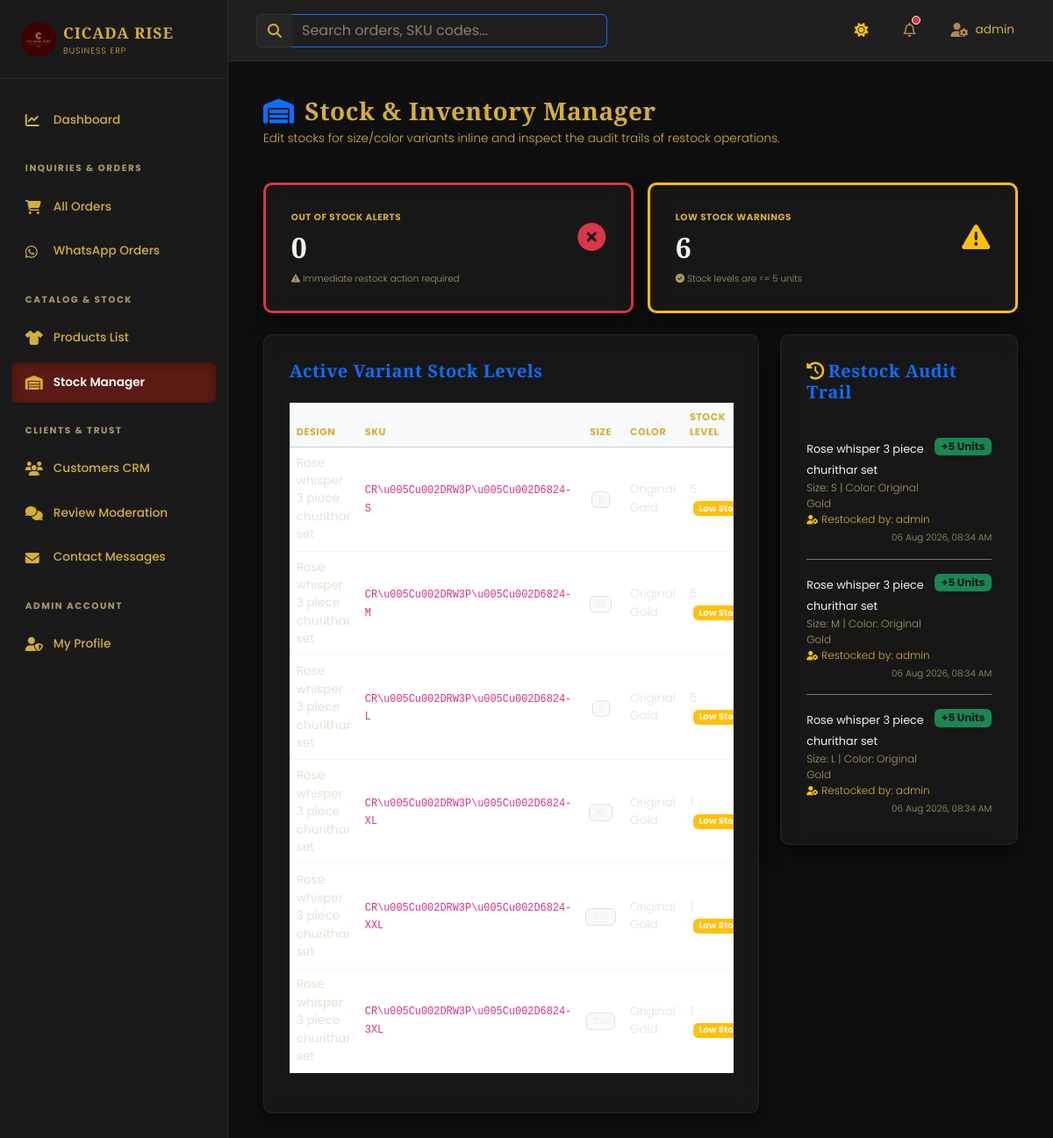
The page /dashboard/inventory/ (signed in) on the database its author committed.
### store/models.py (models this page shows, shortened)
class ProductVariant(models.Model):
    SIZE_CHOICES = [
        ('S', 'S'),
        ('M', 'M'),
        ('L', 'L'),
        ('XL', 'XL'),
        ('XXL', 'XXL'),
        ('3XL', '3XL'),
    ]
    product = models.ForeignKey(Product, on_delete=models.CASCADE, related_name='variants')
    size = models.CharField(max_length=5, choices=SIZE_CHOICES)
    color = models.CharField(max_length=50)
    sku = models.CharField(max_length=60, blank=True, null=True, help_text="Unique SKU for variant e.g. CR-TEST-KS-S")
    stock = models.IntegerField(default=0)
    price_override = models.DecimalField(max_digits=10, decimal_places=2, null=True, blank=True, help_text="Set if price differs from base price")
    class Meta:
        unique_together = ('product', 'size', 'color')
    @property
    def variant_sku(self):
        if self.sku:
            return self.sku
        if self.product:
            return f"{self.product.sku}-{self.size}"
        return ""
    @property
    def price(self):
        if self.price_override is not None:
            return self.price_override
        if self.product.sale_price is not None:
            return self.product.sale_price
        return self.product.base_price

class Product(models.Model):
    COLLECTION_CHOICES = [
        ("Heritage Collection", "Heritage Collection"),
        ("Cicada Signature", "Cicada Signature"),
        ("Curated Essentials", "Curated Essentials")
    ]
    category = models.ForeignKey(Category, on_delete=models.CASCADE, related_name='products')
    name = models.CharField(max_length=200)
    slug = models.SlugField(max_length=250, unique=True, blank=True)
    sku = models.CharField(max_length=50, unique=True, verbose_name="Product Code")
    description = models.TextField()
    base_price = models.DecimalField(max_digits=10, decimal_places=2)
    sale_price = models.DecimalField(max_digits=10, decimal_places=2, null=True, blank=True, help_text="Promotional discounted price")
    fabric_details = models.TextField(blank=True)
    care_instructions = models.TextField(blank=True)
    collection = models.CharField(max_length=100, default="Cicada Signature", choices=COLLECTION_CHOICES)
    is_featured = models.BooleanField(default=False)
    is_seasonal = models.BooleanField(default=False)
    is_cicada_wear = models.BooleanField(default=False)
    created_at = models.DateTimeField(auto_now_add=True)
    updated_at = models.DateTimeField(auto_now=True)
    @property
    def price(self):
        if self.sale_price is not None:
            return self.sale_price
        return self.base_price

class RestockHistory(models.Model):
    variant = models.ForeignKey(ProductVariant, on_delete=models.CASCADE, related_name='restock_logs')
    quantity_added = models.IntegerField()
    restocked_by = models.ForeignKey(User, on_delete=models.SET_NULL, null=True)
    restocked_at = models.DateTimeField(auto_now_add=True)
    class Meta:
        ordering = ['-restocked_at']
        verbose_name_plural = "Restock Histories"

### store/views.py (the view)
# urls.py: path('dashboard/inventory/', views.dashboard_inventory, name='dashboard_inventory'),
@staff_required
def dashboard_inventory(request):
    variants = ProductVariant.objects.all().select_related('product').order_by('product__name')
    restock_history = RestockHistory.objects.all().select_related('variant', 'variant__product', 'restocked_by')[:15]
    out_of_stock = ProductVariant.objects.filter(stock=0).count()
    low_stock = ProductVariant.objects.filter(stock__lte=5, stock__gt=0).count()
    return render(request, 'store/dashboard/inventory.html', {
        'variants': variants,
        'restock_history': restock_history,
        'out_of_stock': out_of_stock,
        'low_stock': low_stock,
    })

### store/templates/store/dashboard/inventory.html (shortened to what this page needs)
{% extends 'store/dashboard/base.html' %}
{% load static %}
{% block dashboard_content %}
<div class="row mb-4">
    <div class="col-12">
        <h2 class="font-display h3 mb-1"><i class="fa-solid fa-warehouse text-primary me-1"></i> Stock & Inventory Manager</h2>
        <p class="text-secondary" style="font-size:0.85rem;">Edit stocks for size/color variants inline and inspect the audit trails of restock operations.</p>
    </div>
</div>
<div class="row g-3 mb-4">
    <div class="col-md-6">
        <div class="glass-card border-start border-3 border-danger mb-0 h-100">
            <div class="d-flex justify-content-between align-items-center">
                <div>
                    <span class="text-secondary d-block text-uppercase fw-bold" style="font-size:0.65rem; letter-spacing:0.05em;">Out of Stock Alerts</span>
                    <h3 class="font-display h2 mt-2 mb-0" style="color:var(--text-main); font-weight:700;">{{ out_of_stock }}</h3>
                </div>
                <div class="fs-2 text-danger"><i class="fa-solid fa-circle-xmark"></i></div>
            </div>
            <span class="d-block text-muted mt-2" style="font-size:0.65rem;"><i class="fa-solid fa-triangle-exclamation"></i> Immediate restock action required</span>
        </div>
    </div>
    <div class="col-md-6">
        <div class="glass-card border-start border-3 border-warning mb-0 h-100">
            <div class="d-flex justify-content-between align-items-center">
                <div>
                    <span class="text-secondary d-block text-uppercase fw-bold" style="font-size:0.65rem; letter-spacing:0.05em;">Low Stock Warnings</span>
                    <h3 class="font-display h2 mt-2 mb-0" style="color:var(--text-main); font-weight:700;">{{ low_stock }}</h3>
                </div>
                <div class="fs-2 text-warning"><i class="fa-solid fa-triangle-exclamation"></i></div>
            </div>
            <span class="d-block text-muted mt-2" style="font-size:0.65rem;"><i class="fa-solid fa-circle-check"></i> Stock levels are <= 5 units</span>
        </div>
    </div>
</div>
<div class="row g-4">
    <div class="col-lg-8">
        <div class="glass-card">
            <h3 class="font-display h5 mb-4 text-primary">Active Variant Stock Levels</h3>
            <div class="table-responsive">
                <table class="table align-middle table-hover" style="font-size:0.85rem;">
                    <thead>
                        <tr class="table-light">
                            <th>Design</th>
                            <th>SKU</th>
                            <th class="text-center">Size</th>
                            <th>Color</th>
                            <th>Stock Level</th>
                        </tr>
                    </thead>
                    <tbody>
                        {% for var in variants %}
                            <tr id="inventory-row-{{ var.id }}">
                                <td><strong>{{ var.product.name }}</strong></td>
                                <td><code>{{ var.variant_sku }}</code></td>
                                <td class="text-center"><span class="badge bg-light text-dark border">{{ var.size }}</span></td>
                                <td>{{ var.color }}</td>
                                <td>
                                    <div id="variant-stock-display-{{ var.id }}">
                                        {{ var.stock }}
                                        {% if var.stock == 0 %}
                                            <span class="badge bg-danger ms-1">Sold Out</span>
                                        {% elif var.stock <= 5 %}
                                            <span class="badge bg-warning text-dark ms-1">Low Stock</span>
                                        {% endif %}
                                    </div>
                                </td>
                            </tr>
                        {% empty %}
                            <tr>
                                <td colspan="6" class="text-center text-muted py-4">No product variants initialized.</td>
                            </tr>
                        {% endfor %}
                    </tbody>
                </table>
            </div>
        </div>
    </div>
    <div class="col-lg-4">
        <div class="glass-card">
            <h3 class="font-display h5 mb-4 text-primary"><i class="fa-solid fa-history me-1 text-warning"></i>Restock Audit Trail</h3>
            <div class="list-group list-group-flush" style="max-height: 450px; overflow-y: auto;">
                {% for log in restock_history %}
                    <div class="list-group-item bg-transparent px-0 py-3 border-bottom border-secondary" id="restock-log-item-{{ log.id }}">
                        <div class="d-flex justify-content-between align-items-start">
                            <div>
                                <strong class="text-white" style="font-size:0.8rem;">{{ log.variant.product.name }}</strong>
                                <span class="d-block text-muted" style="font-size:0.75rem;">Size: {{ log.variant.size }} | Color: {{ log.variant.color }}</span>
                                <span class="d-block text-secondary" style="font-size:0.75rem;"><i class="fa-solid fa-user-gear me-1 text-warning" style="font-size:0.65rem;"></i>Restocked by: {{ log.restocked_by.username }}</span>
                            </div>
                            <span class="badge bg-success">+{{ log.quantity_added }} Units</span>
                        </div>
                        <span class="d-block text-muted text-end mt-1" style="font-size: 0.65rem;">{{ log.restocked_at|date:"d M Y, h:i A" }}</span>
                    </div>
                {% empty %}
                    <div class="text-center text-muted py-3">No restock audit logs recorded.</div>
                {% endfor %}
            </div>
        </div>
    </div>
</div>
{% endblock %}

### store/templates/store/dashboard/base.html (shortened to what this page needs)
{% load static %}
<!DOCTYPE html>
<html lang="en" x-data="{
    darkMode: true,
    initTheme() {
        const saved = localStorage.getItem('dashboard-theme');
        this.darkMode = saved ? JSON.parse(saved) : true;
    },
    toggleTheme() {
        this.darkMode = !this.darkMode;
        localStorage.setItem('dashboard-theme', JSON.stringify(this.darkMode));
    }
}" x-init="initTheme()" :class="{'dark-theme': darkMode, 'light-theme': !darkMode}">
<head>
    <link href="https://cdn.jsdelivr.net/npm/bootstrap@5.3.2/dist/css/bootstrap.min.css" rel="stylesheet">
    <link href="https://cdnjs.cloudflare.com/ajax/libs/font-awesome/6.4.2/css/all.min.css" rel="stylesheet">
</head>
<body>
    <div class="sidebar" id="sidebar-drawer">
        <div class="sidebar-brand d-flex align-items-center">
            <img src="{% static 'store/images/logo.jpg' %}" alt="Cicada Rise Logo" class="rounded-circle me-2">
            <div>
                <span class="font-display fw-bold text-uppercase" style="font-size: 1.1rem; letter-spacing:0.05em; color:var(--accent);">Cicada Rise</span>
                <span class="d-block text-secondary" style="font-size:0.6rem; letter-spacing:0.1em; text-transform:uppercase;">Business ERP</span>
            </div>
        </div>
        <div class="sidebar-menu">
            <a href="{% url 'admin_dashboard' %}" class="menu-item {% if request.resolver_match.url_name == 'admin_dashboard' %}active{% endif %}" id="menu-overview">
                <i class="fa-solid fa-chart-line"></i> Dashboard
            </a>
            <div class="menu-label">Inquiries & Orders</div>
            <a href="{% url 'dashboard_orders' %}" class="menu-item {% if request.resolver_match.url_name == 'dashboard_orders' and not is_whatsapp_view %}active{% endif %}" id="menu-all-orders">
                <i class="fa-solid fa-cart-shopping"></i> All Orders
            </a>
            <a href="{% url 'dashboard_whatsapp_orders' %}" class="menu-item {% if request.resolver_match.url_name == 'dashboard_whatsapp_orders' or is_whatsapp_view %}active{% endif %}" id="menu-whatsapp-orders">
                <i class="fa-brands fa-whatsapp"></i> WhatsApp Orders
            </a>
            <div class="menu-label">Catalog & Stock</div>
            <a href="{% url 'dashboard_products' %}" class="menu-item {% if request.resolver_match.url_name == 'dashboard_products' %}active{% endif %}" id="menu-products">
                <i class="fa-solid fa-shirt"></i> Products List
            </a>
            <a href="{% url 'dashboard_inventory' %}" class="menu-item {% if request.resolver_match.url_name == 'dashboard_inventory' %}active{% endif %}" id="menu-inventory">
                <i class="fa-solid fa-warehouse"></i> Stock Manager
            </a>
            <div class="menu-label">Clients & Trust</div>
            <a href="{% url 'dashboard_customers' %}" class="menu-item " id="menu-customers">
                <i class="fa-solid fa-users"></i> Customers CRM
            </a>
            <a href="{% url 'dashboard_reviews' %}" class="menu-item {% if request.resolver_match.url_name == 'dashboard_reviews' %}active{% endif %}" id="menu-reviews">
                <i class="fa-solid fa-comments"></i> Review Moderation
            </a>
            <a href="{% url 'dashboard_contacted_users' %}" class="menu-item {% if request.resolver_match.url_name == 'dashboard_contacted_users' %}active{% endif %}" id="menu-contacts">
                <i class="fa-solid fa-envelope"></i> Contact Messages
            </a>
            <div class="menu-label">Admin Account</div>
            <a href="{% url 'dashboard_admin_profile' %}" class="menu-item {% if request.resolver_match.url_name == 'dashboard_admin_profile' %}active{% endif %}" id="menu-admin-profile">
                <i class="fa-solid fa-user-shield"></i> My Profile
            </a>
        </div>
    </div>
    <div class="topbar">
        <div class="d-flex align-items-center" style="max-width: 400px; width: 100%;">
            <div class="input-group">
                <span class="input-group-text bg-transparent border-end-0 border-primary" style="color:var(--accent);"><i class="fa-solid fa-magnifying-glass"></i></span>
                <input type="text" class="form-control border-start-0 border-primary bg-transparent text-white" placeholder="Search orders, SKU codes..." onkeyup="if(event.key === 'Enter') window.location.href='/dashboard/orders/?q='+this.value;" id="topbar-search-input">
            </div>
        </div>
        <div class="d-flex align-items-center gap-3">
            <button class="btn btn-outline-secondary border-0" @click="toggleTheme()" id="theme-toggle-btn" title="Toggle Theme Mode">
                <i class="fa-solid" :class="darkMode ? 'fa-sun text-warning' : 'fa-moon text-primary'"></i>
            </button>
            <div class="dropdown">
                <button class="btn btn-outline-secondary border-0 position-relative" type="button" data-bs-toggle="dropdown" id="notification-bell">
                    <i class="fa-regular fa-bell"></i>
                    {% if low_stock > 0 or pending_reviews.count > 0 %}
                        <span class="position-absolute top-1 start-75 translate-middle p-1 bg-danger border border-light rounded-circle"></span>
                    {% endif %}
                </button>
            </div>
            <div class="dropdown">
                <button class="btn btn-outline-secondary border-0 d-flex align-items-center gap-2" type="button" data-bs-toggle="dropdown" id="profile-dropdown-btn">
                    <i class="fa-solid fa-user-gear"></i>
                    <span class="d-none d-md-inline" style="font-size:0.85rem;">{{ user.username }}</span>
                </button>
            </div>
        </div>
    </div>
    <div class="main-content">
        {% block dashboard_content %}{% endblock %}
    </div>
</body>
</html>

### rows shown on the page
ProductVariant: product.name "Rose whisper 3 piece churithar set", variant_sku "CR\\u005Cu002DRW3P\\u005Cu002D6824-S", color "Original Gold", stock "5", shows "Low…"
ProductVariant: product.name "Rose whisper 3 piece churithar set", variant_sku "CR\\u005Cu002DRW3P\\u005Cu002D6824-M", color "Original Gold", stock "5", shows "Low…"
ProductVariant: product.name "Rose whisper 3 piece churithar set", variant_sku "CR\\u005Cu002DRW3P\\u005Cu002D6824-L", color "Original Gold", stock "5", shows "Low…"
ProductVariant: product.name "Rose whisper 3 piece churithar set", variant_sku "CR\\u005Cu002DRW3P\\u005Cu002D6824-XL", color "Original Gold", stock "1", shows "Low…"
ProductVariant: product.name "Rose whisper 3 piece churithar set", variant_sku "CR\\u005Cu002DRW3P\\u005Cu002D6824-XXL", color "Original Gold", stock "1", shows "Low…"
ProductVariant: product.name "Rose whisper 3 piece churithar set", variant_sku "CR\\u005Cu002DRW3P\\u005Cu002D6824-3XL", color "Original Gold", stock "1", shows "Low…"
RestockHistory: variant.product.name "Rose whisper 3 piece churithar set", variant.size "S", variant.color "Original Gold", restocked_by.username "admin", quantity_added "5", restocked_at "06 Aug 2026, 08:34 AM"
RestockHistory: variant.product.name "Rose whisper 3 piece churithar set", variant.size "M", variant.color "Original Gold", restocked_by.username "admin", quantity_added "5", restocked_at "06 Aug 2026, 08:34 AM"
RestockHistory: variant.product.name "Rose whisper 3 piece churithar set", variant.size "L", variant.color "Original Gold", restocked_by.username "admin", quantity_added "5", restocked_at "06 Aug 2026, 08:34 AM"

### other values the page prints
{{ user.username }} "admin"
{{ out_of_stock }} "0"
{{ low_stock }} "6"
